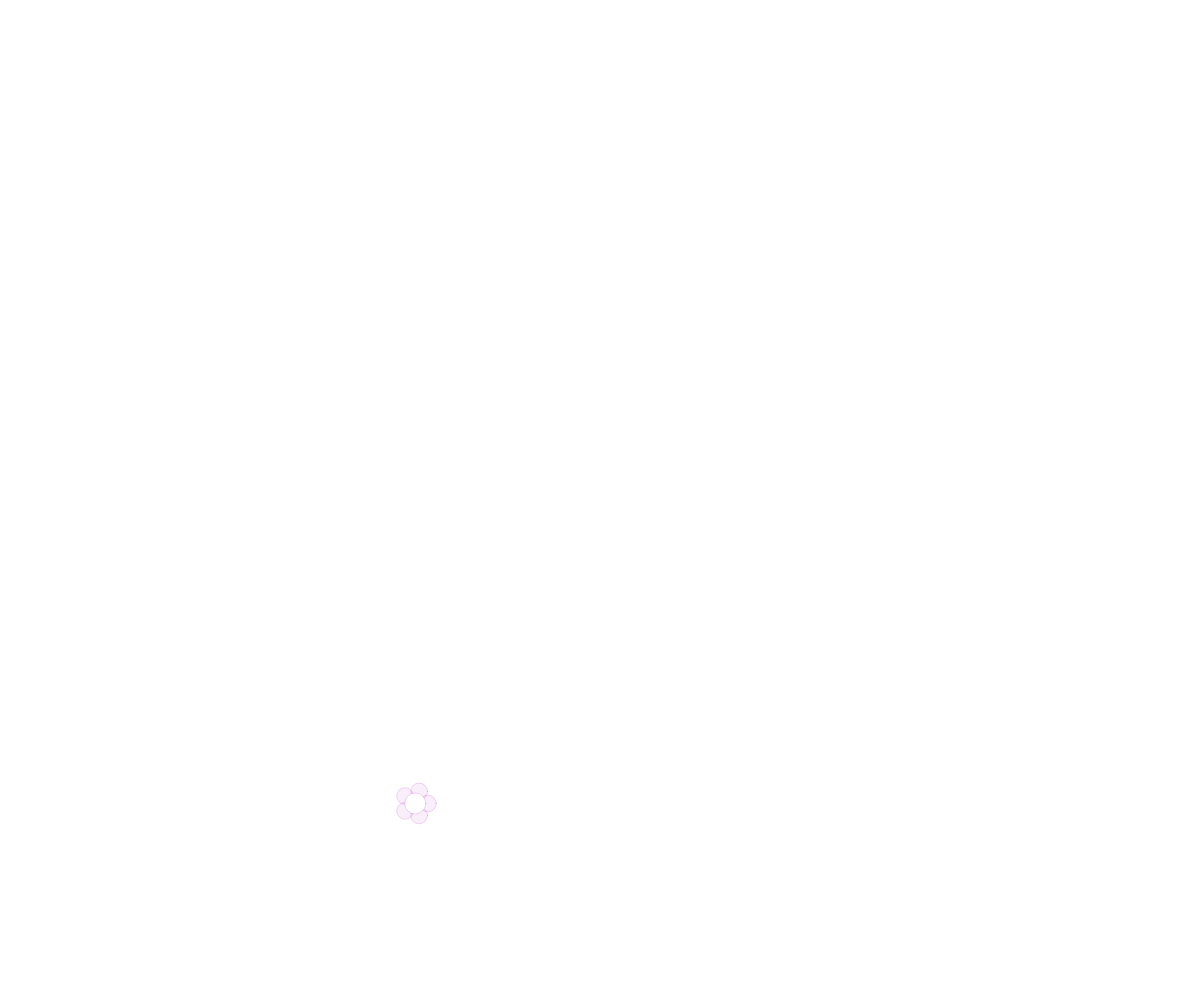
Frame 1 (no input)
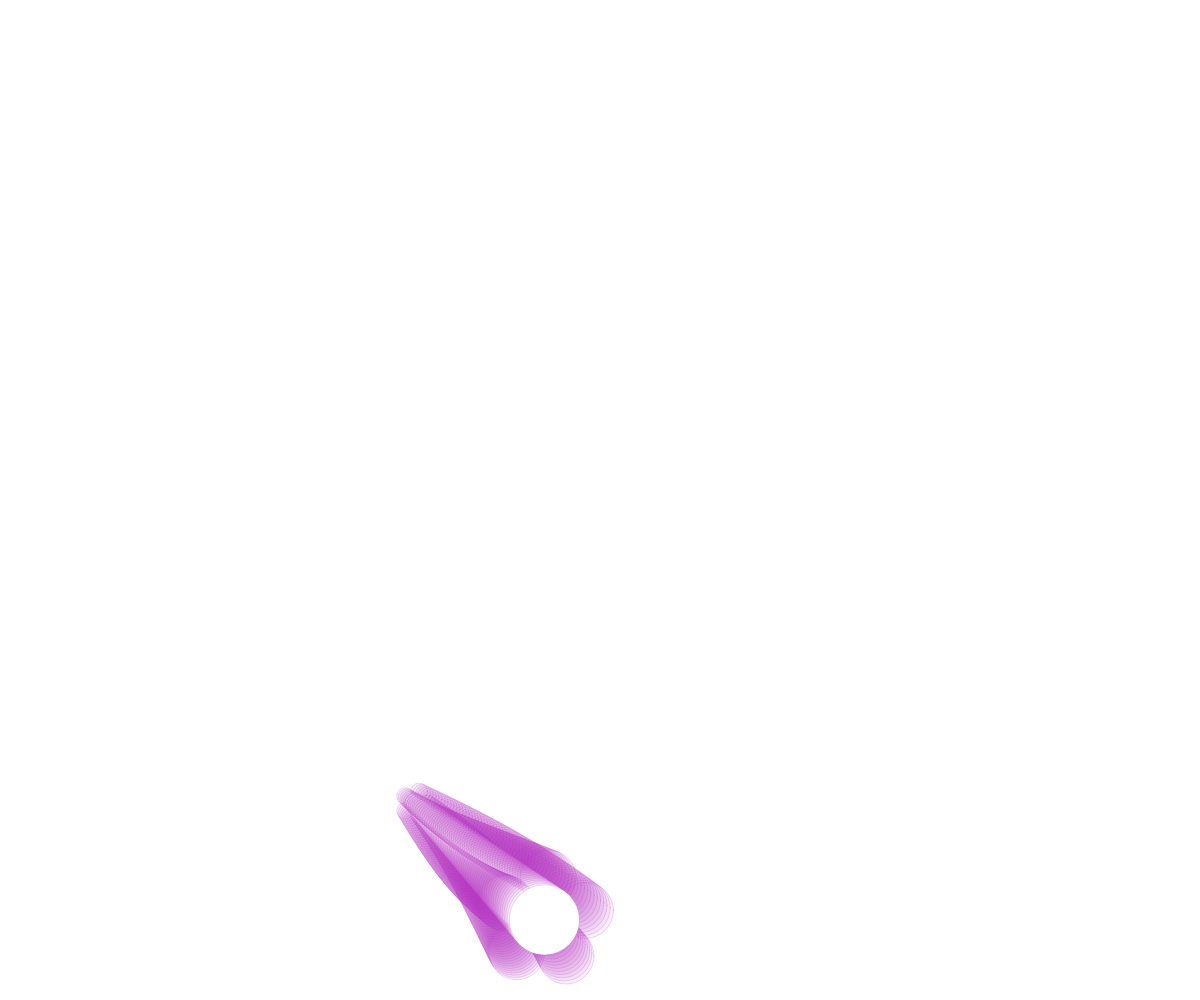
Frame 60 (no input)
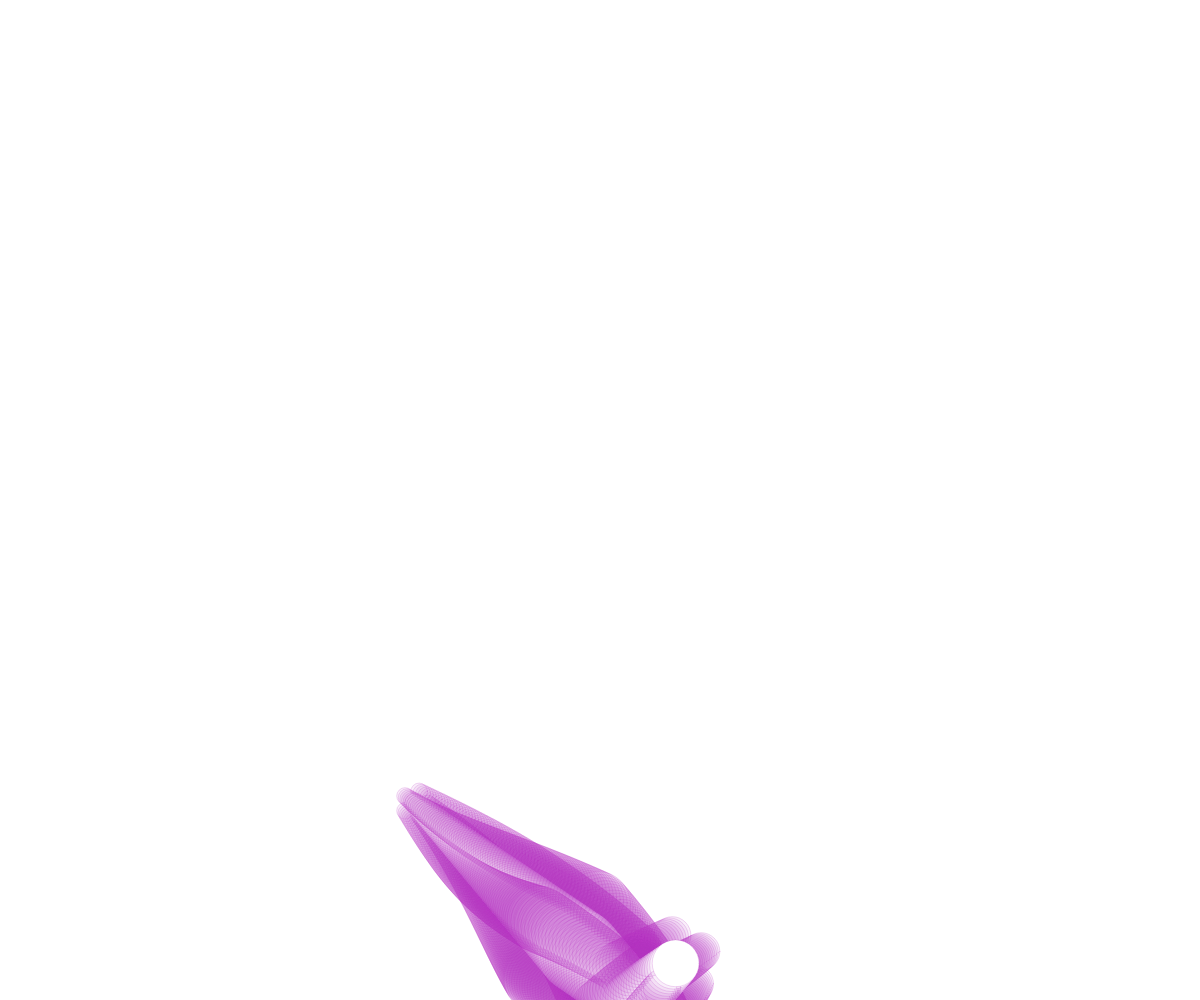
Frame 120 (the mouse pressed at the canvas centre since frame 60)

The p5.js sketch that drew these frames (run headless with seeded random() and noise() and a simulated clock; from frame 60 on, the mouse is pressed at the canvas centre):

// p5.js sketch
// ── sketch.js
var x;
var y;
var xSpeed;
var ySpeed;
var xDirection;
var yDirection;
var r;
var g;
var b;
var t;
var rad;
var radDirection;

function setup() {
  createCanvas(windowWidth, windowHeight);
  r = random(255);
  g = random(255);
  b = random(255);
  x = random(width);
  y = random(height);
  xSpeed = random(1,5);
  ySpeed = random(1,5);
  rad = random(20,50);
  xDirection = 1;
  yDirection = 1;
  radDirection = 1;
  t = 0;
}

function draw() {
  stroke(r,g,b,50);
  fill(r,g,b,20);
  flower(x, y, rad, t);
  t++;
  x+=(xSpeed*xDirection);
  y+=(ySpeed*yDirection);
  
  rad+=radDirection;
  if (rad > 100) {
    radDirection = -1;
  }
  if (rad < 10) {
    radDirection = 1;
  }
  
  if (xOutOfBounds(x)) {
    xDirection *= -1;
  }

  if (yOutOfBounds(y)) {
    yDirection *= -1;
  }  
}


function flower(xPos, yPos, radius, twist) {
    for (var i = 0; i < 360; i = i + 72) {
      var adjustedX = xPos + cos( radians(twist + i) ) * (radius/2);
      var adjustedY = yPos + sin( radians(twist + i) ) * (radius/2);
      ellipse(adjustedX, adjustedY, radius/1.5, radius/1.5);
    }

 fill(255,255,255);
 ellipse(xPos,yPos,radius/1.2,radius/1.2);
}

function xOutOfBounds(x) {
  if (x > width || x < 0) {
    return true;
  }
  return false;
}

function yOutOfBounds(y) {
  if (y > height || y < 0) {
    return true;
  }

}
